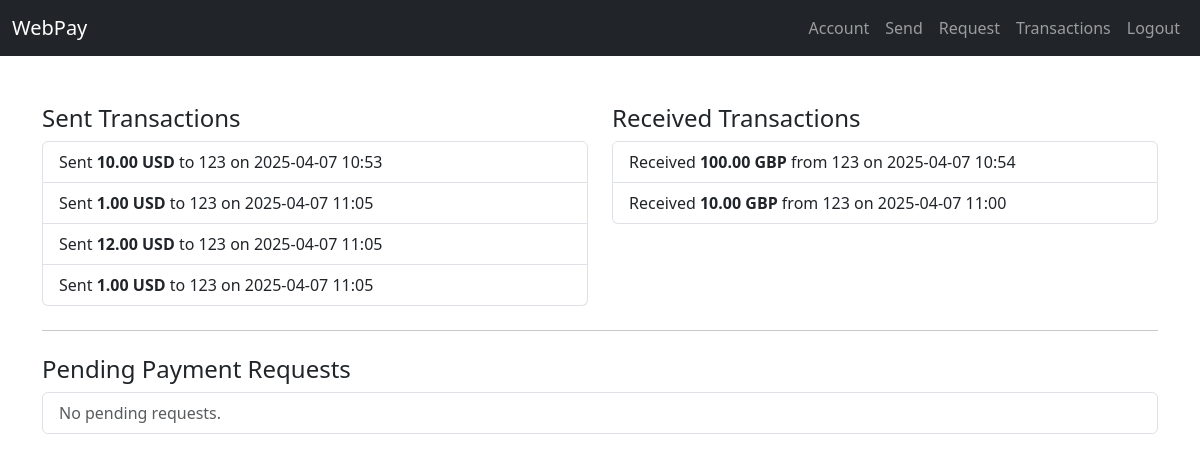
The app's page /pay/transactions/ (signed in) with its own data.
### payapp/models.py (models this page shows, shortened)
class Transaction(models.Model):
    sender = models.ForeignKey(User, on_delete=models.CASCADE, related_name='sent_transactions')
    recipient = models.ForeignKey(User, on_delete=models.CASCADE, related_name='received_transactions')
    amount = models.DecimalField(max_digits=10, decimal_places=2)
    timestamp = models.DateTimeField(auto_now_add=True)

class Account(models.Model):
    user = models.OneToOneField(User, on_delete=models.CASCADE)
    currency = models.CharField(max_length=3)
    balance = models.DecimalField(max_digits=10, decimal_places=2, default=Decimal('0.00'))

### payapp/views.py (the view)
# urls.py: path('transactions/', views.transactions_view, name='transactions'),
@login_required
def transactions_view(request):
    sent = Transaction.objects.filter(sender=request.user)
    received = Transaction.objects.filter(recipient=request.user)
    requests = PaymentRequest.objects.filter(requestee=request.user, is_accepted=False, is_rejected=False)
    return render(request, 'payapp/transactions.html', {
        'sent_transactions': sent,
        'received_transactions': received,
        'payment_requests': requests,
    })

### templates/payapp/transactions.html (shortened to what this page needs)
{% extends "base.html" %}
{% block content %}
<div class="row">
  <div class="col-md-6">
    <h4>Sent Transactions</h4>
    <ul class="list-group">
      {% for txn in sent_transactions %}
        <li class="list-group-item">
          Sent <strong>{{ txn.amount }} {{ txn.sender.account.currency }}</strong>
          to {{ txn.recipient.username }} on {{ txn.timestamp|date:"Y-m-d H:i" }}
        </li>
      {% empty %}
        <li class="list-group-item text-muted">No sent transactions.</li>
      {% endfor %}
    </ul>
  </div>
  <div class="col-md-6">
    <h4>Received Transactions</h4>
    <ul class="list-group">
      {% for txn in received_transactions %}
        <li class="list-group-item">
          Received <strong>{{ txn.amount }} {{ txn.sender.account.currency }}</strong>
          from {{ txn.sender.username }} on {{ txn.timestamp|date:"Y-m-d H:i" }}
        </li>
      {% empty %}
        <li class="list-group-item text-muted">No received transactions.</li>
      {% endfor %}
    </ul>
  </div>
</div>
<hr class="my-4">
<h4>Pending Payment Requests</h4>
<ul class="list-group">
  {% for req in payment_requests %}
    <li class="list-group-item d-flex justify-content-between align-items-center">
      {{ req.requester.username }} requests
      <strong>{{ req.amount }} {{ req.requester.account.currency }}</strong>
      <div>
        <a href="{% url 'process_payment_request' req.id 'accept' %}" class="btn btn-sm btn-success">Accept</a>
        <a href="{% url 'process_payment_request' req.id 'reject' %}" class="btn btn-sm btn-danger">Reject</a>
      </div>
    </li>
  {% empty %}
    <li class="list-group-item text-muted">No pending requests.</li>
  {% endfor %}
</ul>
{% endblock %}

### records on screen
Transaction: amount "10.00", sender.account.currency "USD", recipient.username "123", timestamp "2025-04-07 10:53"
Transaction: amount "1.00", sender.account.currency "USD", recipient.username "123", timestamp "2025-04-07 11:05"
Transaction: amount "12.00", sender.account.currency "USD", recipient.username "123", timestamp "2025-04-07 11:05"
Transaction: amount "1.00", sender.account.currency "USD", recipient.username "123", timestamp "2025-04-07 11:05"
Transaction: amount "100.00", sender.account.currency "GBP", sender.username "123", timestamp "2025-04-07 10:54"
Transaction: amount "10.00", sender.account.currency "GBP", sender.username "123", timestamp "2025-04-07 11:00"
